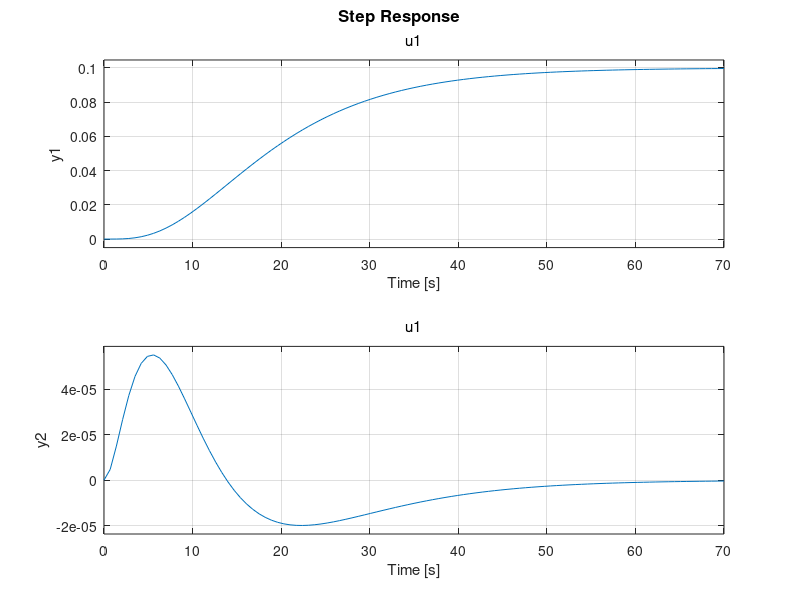

MATLAB code to generate this figure:
% Just random poles with no optimisation but I think this is the right
% method

M_p = 0.215; % mass of pendulum
M_c = 1.608; % mass of cart
L_p = 0.314; % effective half-length of pendulum
I_0 = 7.06 * 10^-3; % pendulum intertia about C of G
R = 0.16; % motor terminal resistance
r = 0.0184; % radius of pinion
k_g = 3.71; % gearing ratio
k_m = 1.68 * 10^-2; % back EMF constant
g = 9.81; % some newton kid made this up
C = 0; % assume damping is zero initially https://learn.canterbury.ac.nz/mod/hsuforum/discuss.php?d=6666#p18220

A = [
    0, 0, 1, 0;
    0, 0, 0, 1;
    0, (-M_p^2 * L_p^2 * g) / ((M_c+M_p)*I_0 + M_c*M_p*L_p^2), ((I_0 + M_p*L_p^2) * (C*R*r^2 - k_m^2*k_g^2)) / (((M_c+M_p)*I_0 + M_c*M_p*L_p^2) * R*r^2), 0;
    0, ((M_c+M_p) * M_p*L_p*g) / ((M_c+M_p)*I_0 + M_c*M_p*L_p^2), (-M_p*L_p * (C*R*r^2 - k_m^2*k_g^2)) / (((M_c+M_p)*I_0 + M_c*M_p*L_p^2) * R*r^2), 0;
];

B_1 = [
    0;
    0;
    ((I_0 + M_p*L_p^2) * k_m*k_g) / (((M_c+M_p)*I_0 + M_c*M_p*L_p^2) * R*r);
    (-M_p*L_p*k_m*k_g) / (((M_c+M_p)*I_0 + M_c*M_p*L_p^2) * R*r);
];

C_1 = [
    1, 0, 0, 0;
    0, 1, 0, 0;
];

p = [-0.1, -0.2, -0.3, -0.4]; % these are random - we need to optimise

K = place(A, B_1, p);

C_ref = [1 , 0, 0, 0]; % from the lab recommendation
N = -(C_ref * (A-B_1*K)^-1 * B_1)^-1;

A_CL = A - B_1*K; % the closed loop system SS matrix
B_hat = B_1*N*0.1; % input matrix with reference tracking and step size (0.1) compensation

sys = ss(A_CL, B_hat, C_1, 0);
step(sys);
